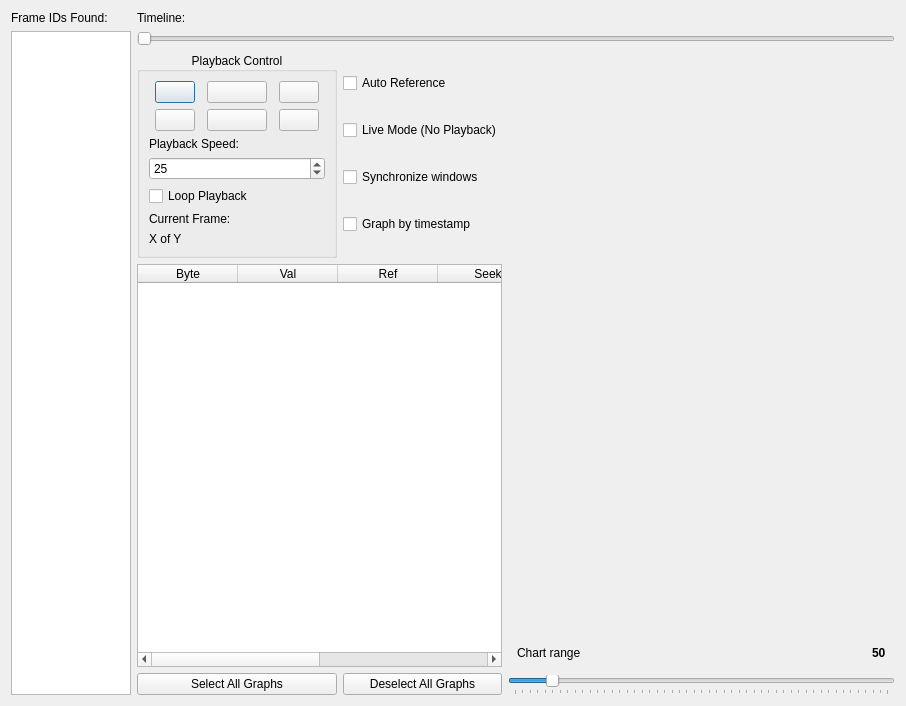
<?xml version="1.0" encoding="UTF-8"?>
<ui version="4.0">
 <class>FlowViewWindow</class>
 <widget class="QDialog" name="FlowViewWindow">
  <property name="geometry">
   <rect>
    <x>0</x>
    <y>0</y>
    <width>906</width>
    <height>706</height>
   </rect>
  </property>
  <property name="windowTitle">
   <string>Flow View</string>
  </property>
  <layout class="QGridLayout" name="gridLayout_2">
   <property name="sizeConstraint">
    <enum>QLayout::SizeConstraint::SetNoConstraint</enum>
   </property>
   <item row="2" column="1">
    <layout class="QVBoxLayout" name="verticalLayout" stretch="1">
     <item>
      <widget class="QGroupBox" name="groupBox_3">
       <property name="sizePolicy">
        <sizepolicy hsizetype="Fixed" vsizetype="Fixed">
         <horstretch>0</horstretch>
         <verstretch>0</verstretch>
        </sizepolicy>
       </property>
       <property name="maximumSize">
        <size>
         <width>200</width>
         <height>16777215</height>
        </size>
       </property>
       <property name="title">
        <string>Playback Control</string>
       </property>
       <property name="alignment">
        <set>Qt::AlignmentFlag::AlignCenter</set>
       </property>
       <property name="flat">
        <bool>false</bool>
       </property>
       <layout class="QVBoxLayout" name="verticalLayout_7">
        <item>
         <layout class="QHBoxLayout" name="horizontalLayout_2">
          <item>
           <widget class="QPushButton" name="btnBackOne">
            <property name="sizePolicy">
             <sizepolicy hsizetype="Fixed" vsizetype="Fixed">
              <horstretch>0</horstretch>
              <verstretch>0</verstretch>
             </sizepolicy>
            </property>
            <property name="maximumSize">
             <size>
              <width>40</width>
              <height>16777215</height>
             </size>
            </property>
            <property name="text">
             <string/>
            </property>
            <property name="icon">
             <iconset resource="../icons.qrc">
              <normaloff>:/icons/images/NavBack.png</normaloff>:/icons/images/NavBack.png</iconset>
            </property>
           </widget>
          </item>
          <item>
           <widget class="QPushButton" name="btnStop">
            <property name="sizePolicy">
             <sizepolicy hsizetype="Fixed" vsizetype="Fixed">
              <horstretch>0</horstretch>
              <verstretch>0</verstretch>
             </sizepolicy>
            </property>
            <property name="maximumSize">
             <size>
              <width>60</width>
              <height>16777215</height>
             </size>
            </property>
            <property name="text">
             <string/>
            </property>
            <property name="icon">
             <iconset resource="../icons.qrc">
              <normaloff>:/icons/images/StopHS.png</normaloff>:/icons/images/StopHS.png</iconset>
            </property>
           </widget>
          </item>
          <item>
           <widget class="QPushButton" name="btnForwardOne">
            <property name="sizePolicy">
             <sizepolicy hsizetype="Fixed" vsizetype="Fixed">
              <horstretch>0</horstretch>
              <verstretch>0</verstretch>
             </sizepolicy>
            </property>
            <property name="maximumSize">
             <size>
              <width>40</width>
              <height>16777215</height>
             </size>
            </property>
            <property name="text">
             <string/>
            </property>
            <property name="icon">
             <iconset resource="../icons.qrc">
              <normaloff>:/icons/images/NavForward.png</normaloff>:/icons/images/NavForward.png</iconset>
            </property>
           </widget>
          </item>
         </layout>
        </item>
        <item>
         <layout class="QHBoxLayout" name="horizontalLayout_3">
          <item>
           <widget class="QPushButton" name="btnReverse">
            <property name="sizePolicy">
             <sizepolicy hsizetype="Fixed" vsizetype="Fixed">
              <horstretch>0</horstretch>
              <verstretch>0</verstretch>
             </sizepolicy>
            </property>
            <property name="maximumSize">
             <size>
              <width>40</width>
              <height>16777215</height>
             </size>
            </property>
            <property name="text">
             <string/>
            </property>
            <property name="icon">
             <iconset resource="../icons.qrc">
              <normaloff>:/icons/images/ReverseHS.png</normaloff>:/icons/images/ReverseHS.png</iconset>
            </property>
           </widget>
          </item>
          <item>
           <widget class="QPushButton" name="btnPause">
            <property name="sizePolicy">
             <sizepolicy hsizetype="Fixed" vsizetype="Fixed">
              <horstretch>0</horstretch>
              <verstretch>0</verstretch>
             </sizepolicy>
            </property>
            <property name="maximumSize">
             <size>
              <width>60</width>
              <height>16777215</height>
             </size>
            </property>
            <property name="text">
             <string/>
            </property>
            <property name="icon">
             <iconset resource="../icons.qrc">
              <normaloff>:/icons/images/PauseHS.png</normaloff>:/icons/images/PauseHS.png</iconset>
            </property>
           </widget>
          </item>
          <item>
           <widget class="QPushButton" name="btnPlay">
            <property name="sizePolicy">
             <sizepolicy hsizetype="Fixed" vsizetype="Fixed">
              <horstretch>0</horstretch>
              <verstretch>0</verstretch>
             </sizepolicy>
            </property>
            <property name="maximumSize">
             <size>
              <width>40</width>
              <height>16777215</height>
             </size>
            </property>
            <property name="text">
             <string/>
            </property>
            <property name="icon">
             <iconset resource="../icons.qrc">
              <normaloff>:/icons/images/PlayHS.png</normaloff>:/icons/images/PlayHS.png</iconset>
            </property>
           </widget>
          </item>
         </layout>
        </item>
        <item>
         <widget class="QLabel" name="label_2">
          <property name="sizePolicy">
           <sizepolicy hsizetype="Preferred" vsizetype="Fixed">
            <horstretch>0</horstretch>
            <verstretch>0</verstretch>
           </sizepolicy>
          </property>
          <property name="text">
           <string>Playback Speed:</string>
          </property>
         </widget>
        </item>
        <item>
         <widget class="QSpinBox" name="spinPlayback">
          <property name="sizePolicy">
           <sizepolicy hsizetype="Fixed" vsizetype="Fixed">
            <horstretch>0</horstretch>
            <verstretch>0</verstretch>
           </sizepolicy>
          </property>
          <property name="maximumSize">
           <size>
            <width>200</width>
            <height>16777215</height>
           </size>
          </property>
          <property name="maximum">
           <number>5000</number>
          </property>
          <property name="singleStep">
           <number>10</number>
          </property>
          <property name="value">
           <number>25</number>
          </property>
         </widget>
        </item>
        <item>
         <widget class="QCheckBox" name="cbLoopPlayback">
          <property name="text">
           <string>Loop Playback</string>
          </property>
         </widget>
        </item>
        <item>
         <widget class="QLabel" name="label_3">
          <property name="sizePolicy">
           <sizepolicy hsizetype="Preferred" vsizetype="Fixed">
            <horstretch>0</horstretch>
            <verstretch>0</verstretch>
           </sizepolicy>
          </property>
          <property name="text">
           <string>Current Frame:</string>
          </property>
         </widget>
        </item>
        <item>
         <widget class="QLabel" name="lblNumFrames">
          <property name="sizePolicy">
           <sizepolicy hsizetype="Preferred" vsizetype="Fixed">
            <horstretch>0</horstretch>
            <verstretch>0</verstretch>
           </sizepolicy>
          </property>
          <property name="text">
           <string>X of Y</string>
          </property>
         </widget>
        </item>
       </layout>
      </widget>
     </item>
    </layout>
   </item>
   <item row="3" column="1" colspan="2">
    <widget class="QTableWidget" name="tableBytes">
     <property name="rowCount">
      <number>0</number>
     </property>
     <property name="columnCount">
      <number>6</number>
     </property>
     <attribute name="horizontalHeaderMinimumSectionSize">
      <number>30</number>
     </attribute>
     <attribute name="verticalHeaderVisible">
      <bool>false</bool>
     </attribute>
     <column>
      <property name="text">
       <string>Byte</string>
      </property>
     </column>
     <column>
      <property name="text">
       <string>Val</string>
      </property>
     </column>
     <column>
      <property name="text">
       <string>Ref</string>
      </property>
     </column>
     <column>
      <property name="text">
       <string>Seek</string>
      </property>
     </column>
     <column>
      <property name="text">
       <string>Graph?</string>
      </property>
     </column>
     <column>
      <property name="text">
       <string>Color</string>
      </property>
     </column>
    </widget>
   </item>
   <item row="2" column="2">
    <layout class="QVBoxLayout" name="verticalLayout_4" stretch="0,0,0,0,0">
     <item>
      <widget class="QCheckBox" name="cbAutoRef">
       <property name="text">
        <string>Auto Reference</string>
       </property>
      </widget>
     </item>
     <item>
      <widget class="QCheckBox" name="cbLiveMode">
       <property name="sizePolicy">
        <sizepolicy hsizetype="Fixed" vsizetype="Fixed">
         <horstretch>0</horstretch>
         <verstretch>0</verstretch>
        </sizepolicy>
       </property>
       <property name="text">
        <string>Live Mode (No Playback)</string>
       </property>
      </widget>
     </item>
     <item>
      <widget class="QCheckBox" name="cbSync">
       <property name="sizePolicy">
        <sizepolicy hsizetype="Fixed" vsizetype="Fixed">
         <horstretch>0</horstretch>
         <verstretch>0</verstretch>
        </sizepolicy>
       </property>
       <property name="text">
        <string>Synchronize windows</string>
       </property>
      </widget>
     </item>
     <item>
      <widget class="QCheckBox" name="cbTimeGraph">
       <property name="sizePolicy">
        <sizepolicy hsizetype="Fixed" vsizetype="Fixed">
         <horstretch>0</horstretch>
         <verstretch>0</verstretch>
        </sizepolicy>
       </property>
       <property name="text">
        <string>Graph by timestamp</string>
       </property>
      </widget>
     </item>
     <item>
      <layout class="QGridLayout" name="gridLayout"/>
     </item>
    </layout>
   </item>
   <item row="1" column="1" colspan="3">
    <widget class="QSlider" name="timelineSlider">
     <property name="orientation">
      <enum>Qt::Orientation::Horizontal</enum>
     </property>
    </widget>
   </item>
   <item row="0" column="1">
    <widget class="QLabel" name="label_4">
     <property name="text">
      <string>Timeline:</string>
     </property>
    </widget>
   </item>
   <item row="4" column="1">
    <widget class="QPushButton" name="btnAllGraphs">
     <property name="text">
      <string>Select All Graphs</string>
     </property>
    </widget>
   </item>
   <item row="4" column="2">
    <widget class="QPushButton" name="btnNoGraphs">
     <property name="text">
      <string>Deselect All Graphs</string>
     </property>
    </widget>
   </item>
   <item row="0" column="0" rowspan="5">
    <layout class="QVBoxLayout" name="verticalLayout_6" stretch="0,0">
     <item>
      <widget class="QLabel" name="label">
       <property name="sizePolicy">
        <sizepolicy hsizetype="Fixed" vsizetype="Fixed">
         <horstretch>0</horstretch>
         <verstretch>0</verstretch>
        </sizepolicy>
       </property>
       <property name="text">
        <string>Frame IDs Found:</string>
       </property>
      </widget>
     </item>
     <item>
      <widget class="QListWidget" name="listFrameID">
       <property name="sizePolicy">
        <sizepolicy hsizetype="Fixed" vsizetype="Expanding">
         <horstretch>0</horstretch>
         <verstretch>0</verstretch>
        </sizepolicy>
       </property>
       <property name="maximumSize">
        <size>
         <width>120</width>
         <height>16777215</height>
        </size>
       </property>
      </widget>
     </item>
    </layout>
   </item>
   <item row="2" column="3" rowspan="3">
    <layout class="QVBoxLayout" name="verticalLayout_5">
     <property name="sizeConstraint">
      <enum>QLayout::SizeConstraint::SetMaximumSize</enum>
     </property>
     <item>
      <widget class="CANDataGrid" name="flowView" native="true"/>
     </item>
     <item>
      <widget class="QCustomPlot" name="graphView" native="true"/>
     </item>
     <item>
      <layout class="QFormLayout" name="formLayout"/>
     </item>
     <item>
      <widget class="QFrame" name="horizontalFrame">
       <property name="sizePolicy">
        <sizepolicy hsizetype="Preferred" vsizetype="Fixed">
         <horstretch>0</horstretch>
         <verstretch>0</verstretch>
        </sizepolicy>
       </property>
       <layout class="QHBoxLayout" name="horizontalLayout_5" stretch="0,0">
        <item>
         <widget class="QLabel" name="label_29">
          <property name="sizePolicy">
           <sizepolicy hsizetype="Preferred" vsizetype="Fixed">
            <horstretch>0</horstretch>
            <verstretch>0</verstretch>
           </sizepolicy>
          </property>
          <property name="text">
           <string>Chart range</string>
          </property>
         </widget>
        </item>
        <item>
         <widget class="QLabel" name="rangeValue">
          <property name="sizePolicy">
           <sizepolicy hsizetype="Fixed" vsizetype="Fixed">
            <horstretch>0</horstretch>
            <verstretch>0</verstretch>
           </sizepolicy>
          </property>
          <property name="font">
           <font>
            <bold>true</bold>
           </font>
          </property>
          <property name="text">
           <string>50</string>
          </property>
         </widget>
        </item>
       </layout>
      </widget>
     </item>
     <item>
      <widget class="QSlider" name="graphRangeSlider">
       <property name="sizePolicy">
        <sizepolicy hsizetype="Preferred" vsizetype="Fixed">
         <horstretch>0</horstretch>
         <verstretch>0</verstretch>
        </sizepolicy>
       </property>
       <property name="minimum">
        <number>1</number>
       </property>
       <property name="maximum">
        <number>500</number>
       </property>
       <property name="value">
        <number>50</number>
       </property>
       <property name="orientation">
        <enum>Qt::Orientation::Horizontal</enum>
       </property>
       <property name="tickPosition">
        <enum>QSlider::TickPosition::TicksBelow</enum>
       </property>
       <property name="tickInterval">
        <number>10</number>
       </property>
      </widget>
     </item>
    </layout>
   </item>
  </layout>
 </widget>
 <customwidgets>
  <customwidget>
   <class>CANDataGrid</class>
   <extends>QWidget</extends>
   <header>candatagrid.h</header>
   <container>1</container>
  </customwidget>
  <customwidget>
   <class>QCustomPlot</class>
   <extends>QWidget</extends>
   <header>qcustomplot.h</header>
   <container>1</container>
  </customwidget>
 </customwidgets>
 <resources>
  <include location="../icons.qrc"/>
 </resources>
 <connections/>
</ui>
